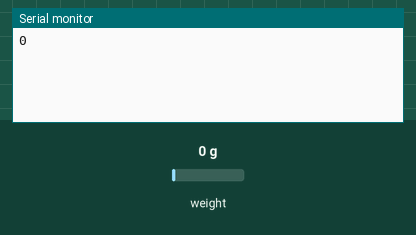
A sketch run on a simulated ESP32. Shown: the last lines printed to the serial monitor. The test bench sets the inputs (shaded band); at power-on: weight on the scale 0 g.

Above: at 2.2 s.
2.3 s: weight on the scale set to 100 g
At 3.6 s:
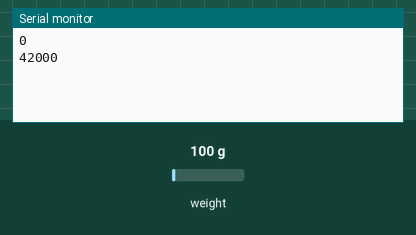
3.8 s: weight on the scale set to 1250 g
At 4.4 s:
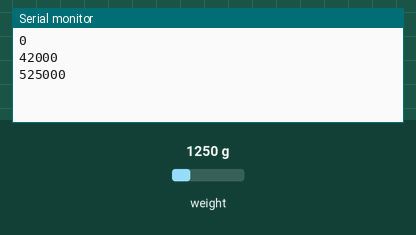
Timing chart, 0 to 6.8 s (numbered marks = the images above; inputs shaded):
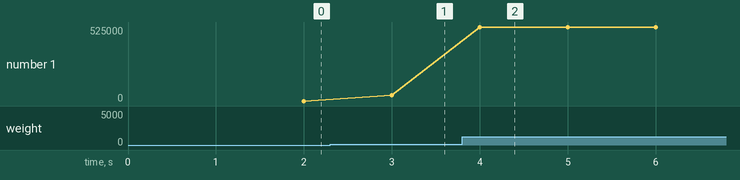

Measured:
- after the input at 2.3 s, the serial monitor: prints a new line after 0.70 s (image 1)
- after the input at 3.8 s, the serial monitor: prints a new line after 0.20 s (image 2)
- plotted number 1: 0 → 42000 after the input at 2.3 s, 42000 → 525000 after the input at 3.8 s

The sketch:

Test_torque.ino
```cpp
//This script measures unfiltered values from the HX711 through an ESP32 as the strain gauge installation is tested for torque.

#include "HX711.h"

#define DOUT_PIN 4
#define SCK_PIN 14

HX711 scale;

void setup() {
  Serial.begin(115200);
  delay(1000);

  scale.begin(DOUT_PIN, SCK_PIN);
  scale.set_gain(128);

}

void loop() {
  if (scale.is_ready()) {
    //long value = scale.read(); //used to evaluate output with constant load

    long value = scale.read_average(10);  //used while measuring applied load

    Serial.println(value);
  }

}
```
